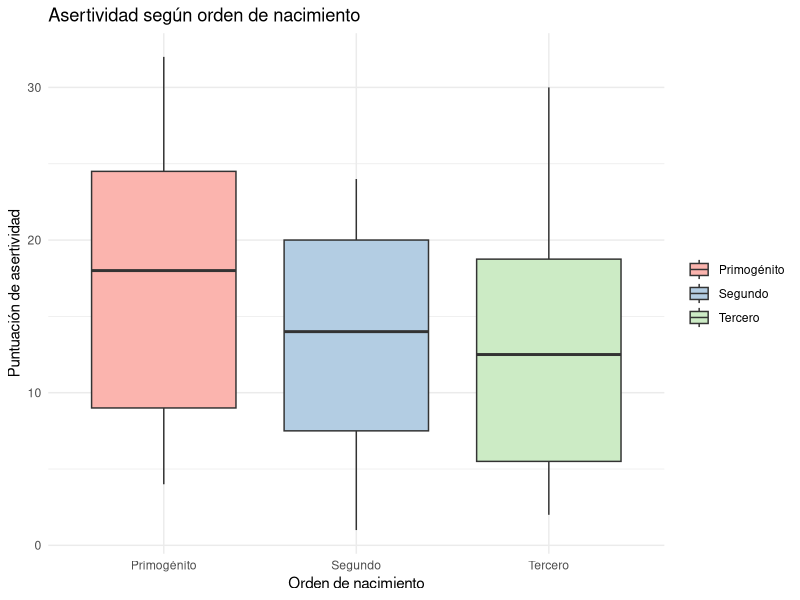
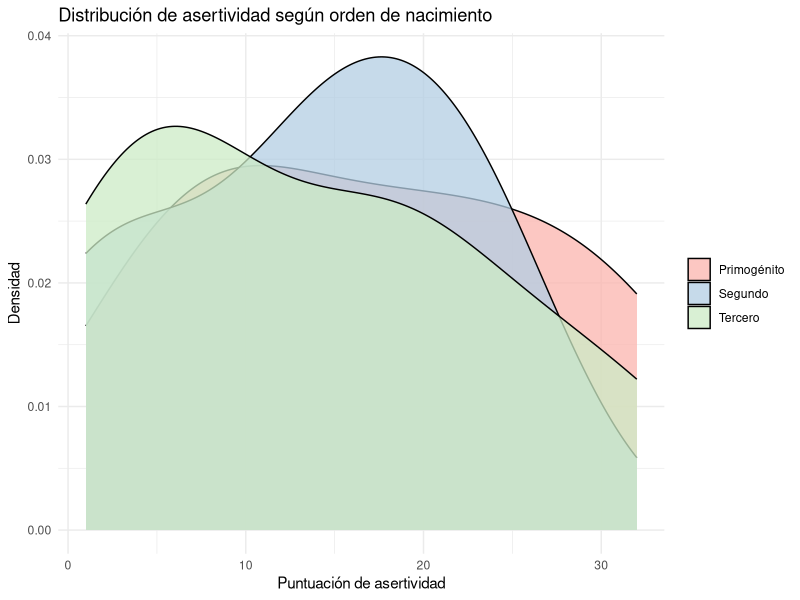

R code for these plots, in order:
## ---- chunk 1
library(tidyverse)
library(knitr)
## ---- chunk 2
c1 <- c(83,89,89,90,91,91,92,94,96)
c2 <- c(77,78,79,80,81,81,81,82)
## ---- chunk 3
df.T <- data.frame(Tr=c(rep("c1", times=length(c1)),
                          rep("c2", times=length(c2))),
                   tem=c(c1, c2))
#asignación de rangos de menor a mayor, con promedio de iguales
R <- rank(df.T$tem, ties.method = "average")
#tabla con resultados
ranked <- cbind(df.T,R)
k <- arrange(ranked,R)

## ---- chunk 4
wilcox.test(c1,c2,correct = T,alternative = 'g')
## ---- chunk 5
library(dplyr)

# Datos de asertividad
primogenitos <- c(18, 8, 4, 21, 28, 32, 10)
segundos <- c(18, 12, 3, 24, 22, 1, 14)
terceros <- c(7, 19, 2, 30, 18, 5)

# Crear un dataframe combinado con todos los datos
datos <- data.frame(
  asertividad = c(primogenitos, segundos, terceros),
  orden_nacimiento = factor(c(rep("Primogénito", length(primogenitos)),
                              rep("Segundo", length(segundos)),
                              rep("Tercero", length(terceros))))
)
## ---- chunk 6
# Combinar todos los datos en un vector único
todos_los_datos <- c(primogenitos, segundos, terceros)

# Crear un vector de grupo correspondiente
grupo <- factor(c(rep("Primogénito", length(primogenitos)),
                  rep("Segundo", length(segundos)),
                  rep("Tercero", length(terceros))))

# Calcular los rangos de todas las observaciones
rangos <- rank(todos_los_datos)

# Calcular la suma de rangos para cada grupo
suma_rangos <- tapply(rangos, grupo, sum)

# Número total de observaciones
N <- length(todos_los_datos)

# Calcular el estadístico de Kruskal-Wallis
EP <- (12 / (N * (N + 1))) * sum(suma_rangos^2 / table(grupo)) - 3 * (N + 1)

# Mostrar el estadístico de prueba 
EP

## ---- chunk 7
# Realizar la prueba de Kruskal-Wallis

kruskal_test <- kruskal.test(asertividad ~ orden_nacimiento, data = datos)


print(kruskal_test)

if(kruskal_test$p.value < 0.05) {
  cat("Hay evidencia suficiente para rechazar la hipótesis nula. Existen diferencias significativas en los niveles de asertividad entre los distintos órdenes de nacimiento.\n")
} else {
  cat("No hay evidencia suficiente para rechazar la hipótesis nula. No se observan diferencias significativas en los niveles de asertividad entre los distintos órdenes de nacimiento.\n")
}
## ---- chunk 8

library(ggplot2)

ggplot(datos, aes(x = orden_nacimiento, y = asertividad, fill = orden_nacimiento)) +
  geom_boxplot() +
  labs(title = "Asertividad según orden de nacimiento",
       x = "Orden de nacimiento",
       y = "Puntuación de asertividad") +
  theme_minimal() +
  scale_fill_brewer(palette = "Pastel1") +
  theme(legend.title = element_blank()) 

## ---- chunk 9

ggplot(datos, aes(x = asertividad, fill = orden_nacimiento)) +
  geom_density(alpha = 0.75) + # Ajusta la transparencia con 'alpha'
  labs(title = "Distribución de asertividad según orden de nacimiento",
       x = "Puntuación de asertividad",
       y = "Densidad") +
  theme_minimal() +
  scale_fill_brewer(palette = "Pastel1") + 
  theme(legend.title = element_blank()) 

## ---- chunk 10
esposo <- c(147, 158, 131, 142, 183, 151, 196, 129, 155, 158)
esposa <- c(122, 128, 125, 123, 115, 120, 108, 143, 124, 123)
## ---- chunk 11
cor_pearson <- cor(esposo, esposa, method = "pearson")
cor_pearson
## ---- chunk 12
cor_spearman <- cor(esposo, esposa, method = "spearman")
cor_spearman
## ---- chunk 13
cor_kendall <- cor(esposo, esposa, method = "kendall")
cor_kendall
## ---- chunk 14
pearson <- cor.test(esposo, esposa, method="pearson")
print(pearson)
## ---- chunk 15
spearman<- cor.test(esposo, esposa, method="spearman")
print(spearman)
## ---- chunk 16
kendall <- cor.test(esposo, esposa, method="kendall")
print(kendall)
## ---- chunk 17
esposo <- c(147, 158, 131, 142, 183, 151, 196, 129, 155, 158)
esposa <- c(122, 128, 125, 123, 115, 120, 108, 143, 124, 123)
## ---- chunk 18
cor_pearson <- cor(esposo, esposa, method = "pearson")
cor_pearson
## ---- chunk 19
cor_spearman <- cor(esposo, esposa, method = "spearman")
cor_spearman
## ---- chunk 20
cor_kendall <- cor(esposo, esposa, method = "kendall")
cor_kendall
## ---- chunk 21
pearson <- cor.test(esposo, esposa, method="pearson")
print(pearson)
## ---- chunk 22
spearman<- cor.test(esposo, esposa, method="spearman")
print(spearman)
## ---- chunk 23
kendall <- cor.test(esposo, esposa, method="kendall")
print(kendall)
